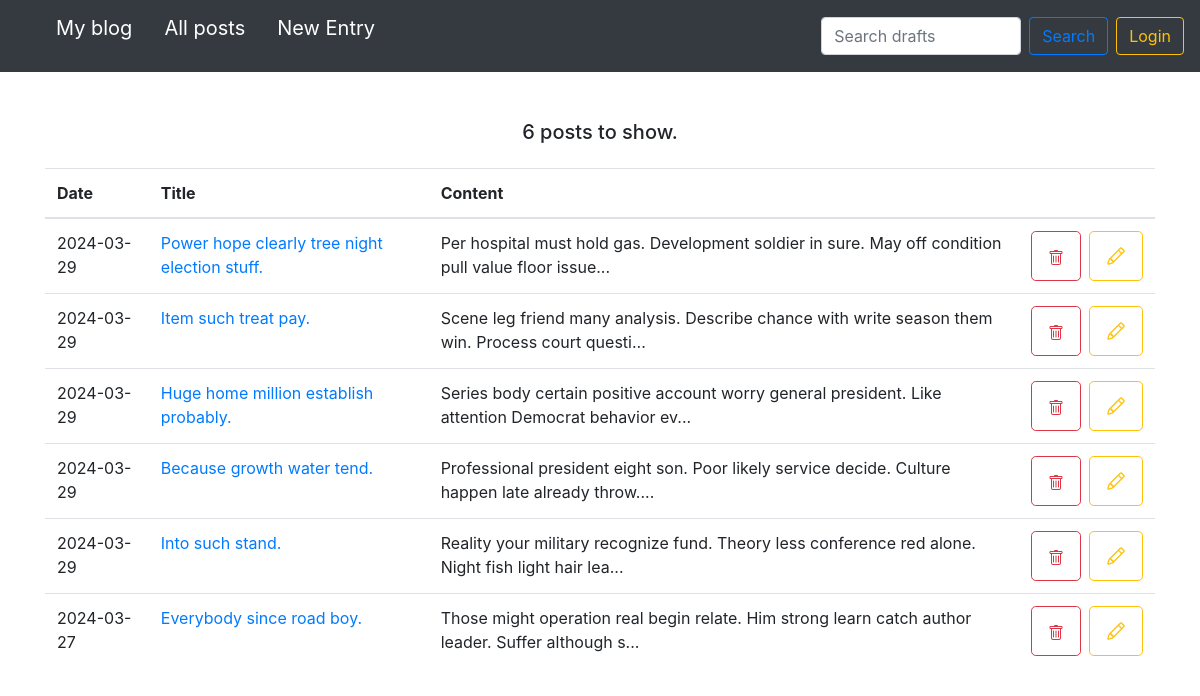
/search_drafts/, run on the app's committed database.
### blog/models.py (models this page shows)
class Entry(db.Model):
    id = db.Column(db.Integer, primary_key=True)
    title = db.Column(db.String(80), nullable=False)
    content = db.Column(db.Text, nullable=False)
    creation_date = db.Column(db.DateTime, nullable=False,
                              default=datetime.utcnow)
    is_published= db.Column(db.Boolean, default=False)
    comments = db.relationship("Comment", backref="entry")

### blog/routes.py (the view)
@app.route('/search_drafts/')
def search_drafts():
    search_query = request.args.get("q", "")
    drafts = search_posts_by_search_query_and_is_published(search_query, False)
    return render_template("drafts.html",
                           drafts=drafts,
                           counter=drafts.count(),
                           search_query=search_query)

### blog/routes.py (called while the page is built)
@app.context_processor
def inject_template_name():
    return {'template_name': g.get('template_name', 'unknown')}

### blog/utils.py (called while the page is built)
def search_posts_by_search_query_and_is_published(search_query, is_puslished):
    if search_query:
        return Entry.query.filter(
            (Entry.is_published == is_puslished) & (Entry.title.contains(search_query))
        ).order_by(Entry.creation_date.desc())
    else:
        return Entry.query.filter_by(is_published=is_puslished).order_by(Entry.creation_date.desc())

### blog/templates/drafts.html (shortened to what this page needs)
{% set template_name = 'drafts' %}
{% extends "base.html" %}
{% block content %}
<div class="d-flex flex-column justify-content-center align-items-center">
  {% if search_query %}
    <h4>Search results for: {{ search_query }}</h4>
    <h5 class="mt-1 mb-4">Found {{ counter }} posts.</h5>
  {% else %}
    <h5 class="mt-1 mb-4">{{ counter }} posts to show.</h5>
  {% endif %}
</div>
<table class="table">
  <thead>
    <tr>
      <th scope="col">Date</th>
      <th scope="col">Title</th>
      <th scope="col">Content</th>
      <th scope="col"></th>
    </tr>
  </thead>
  <tbody>
  {% for post in drafts %}
    <tr>
      <td>
        {{ post.creation_date.strftime('%Y-%m-%d') }}
      </td>
      <td>
        <a href="{{ url_for('edit_entry', entry_id=post.id) }}">
          {{ post.title }}
        </a>
        </td>
        <td>{{ post.content|truncate(100, true) }}</td>
        <td>
          <div class="d-flex flex-row justify-content-end align-items-center gap-2">
            <form class="mr-2" action="/delete-post/{{ post.id }}" method="POST">
              <button type="submit" class="btn btn-outline-danger btn-lg">
              </button>
            </form>
            <form action="/edit-post/{{ post.id }}" method="POST">
              <button type="submit" class="btn btn-outline-warning btn-lg">
              </button>
            </form>
          </div>
        </td>
      </tr>
  {% endfor %}
  </tbody>
</table>
{% endblock %}

### blog/templates/css/styles.css (style rules this page uses)
body { padding-top: 5rem; }
.btn-outline-danger.btn-lg, .btn-outline-warning.btn-lg { min-height: 50px; }

### data on the page
Entry: creation_date "2024-03-29", title "Power hope clearly tree night election stuff.", content "Per hospital must hold gas. Development soldier in sure. May off condition pull value floor issue..."
Entry: creation_date "2024-03-29", title "Item such treat pay.", content "Scene leg friend many analysis. Describe chance with write season them win. Process court questi..."
Entry: creation_date "2024-03-29", title "Huge home million establish probably.", content "Series body certain positive account worry general president. Like attention Democrat behavior ev..."
Entry: creation_date "2024-03-29", title "Because growth water tend.", content "Professional president eight son. Poor likely service decide. Culture happen late already throw...."
Entry: creation_date "2024-03-29", title "Into such stand.", content "Reality your military recognize fund. Theory less conference red alone. Night fish light hair lea..."
Entry: creation_date "2024-03-27", title "Everybody since road boy.", content "Those might operation real begin relate. Him strong learn catch author leader. Suffer although s..."

### other printed values
{{ counter }} "6"
